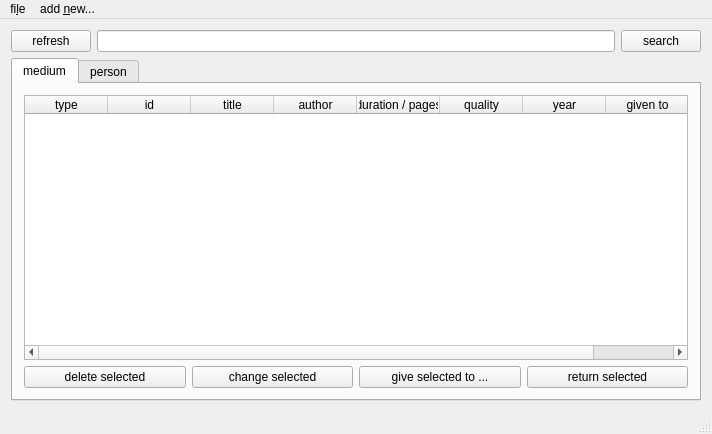
<?xml version="1.0" encoding="UTF-8"?>
<ui version="4.0">
 <class>MainWindow</class>
 <widget class="QMainWindow" name="MainWindow">
  <property name="geometry">
   <rect>
    <x>0</x>
    <y>0</y>
    <width>712</width>
    <height>434</height>
   </rect>
  </property>
  <property name="windowTitle">
   <string>MainWindow</string>
  </property>
  <widget class="QWidget" name="centralWidget">
   <layout class="QVBoxLayout" name="verticalLayout_6">
    <item>
     <layout class="QHBoxLayout" name="horizontalLayout">
      <item>
       <widget class="QPushButton" name="refreshButton">
        <property name="text">
         <string>refresh</string>
        </property>
       </widget>
      </item>
      <item>
       <widget class="QLineEdit" name="SearchLineEdit">
        <property name="maxLength">
         <number>50</number>
        </property>
       </widget>
      </item>
      <item>
       <widget class="QPushButton" name="searchButton">
        <property name="text">
         <string>search</string>
        </property>
       </widget>
      </item>
     </layout>
    </item>
    <item>
     <widget class="QTabWidget" name="tabWidget">
      <property name="currentIndex">
       <number>0</number>
      </property>
      <widget class="QWidget" name="mediumTab">
       <attribute name="title">
        <string>medium</string>
       </attribute>
       <layout class="QVBoxLayout" name="verticalLayout_2">
        <item>
         <layout class="QVBoxLayout" name="verticalLayout">
          <item>
           <widget class="QTableWidget" name="mediumTable">
            <property name="editTriggers">
             <set>QAbstractItemView::NoEditTriggers</set>
            </property>
            <attribute name="horizontalHeaderDefaultSectionSize">
             <number>83</number>
            </attribute>
            <column>
             <property name="text">
              <string>type</string>
             </property>
            </column>
            <column>
             <property name="text">
              <string>id</string>
             </property>
            </column>
            <column>
             <property name="text">
              <string>title</string>
             </property>
            </column>
            <column>
             <property name="text">
              <string>author</string>
             </property>
            </column>
            <column>
             <property name="text">
              <string>duration / pages</string>
             </property>
            </column>
            <column>
             <property name="text">
              <string>quality</string>
             </property>
            </column>
            <column>
             <property name="text">
              <string>year</string>
             </property>
            </column>
            <column>
             <property name="text">
              <string>given to</string>
             </property>
            </column>
           </widget>
          </item>
          <item>
           <layout class="QHBoxLayout" name="horizontalLayout_2">
            <item>
             <widget class="QPushButton" name="deleteMediumButton">
              <property name="text">
               <string>delete selected</string>
              </property>
             </widget>
            </item>
            <item>
             <widget class="QPushButton" name="saveMediumButton">
              <property name="text">
               <string>change selected</string>
              </property>
             </widget>
            </item>
            <item>
             <widget class="QPushButton" name="giveButton">
              <property name="text">
               <string>give selected to ...</string>
              </property>
             </widget>
            </item>
            <item>
             <widget class="QPushButton" name="returnButton">
              <property name="text">
               <string>return selected</string>
              </property>
             </widget>
            </item>
           </layout>
          </item>
         </layout>
        </item>
       </layout>
      </widget>
      <widget class="QWidget" name="personTab">
       <attribute name="title">
        <string>person</string>
       </attribute>
       <layout class="QVBoxLayout" name="verticalLayout_4">
        <item>
         <layout class="QVBoxLayout" name="verticalLayout_3">
          <item>
           <widget class="QTableWidget" name="personTable">
            <property name="editTriggers">
             <set>QAbstractItemView::NoEditTriggers</set>
            </property>
            <property name="rowCount">
             <number>0</number>
            </property>
            <attribute name="horizontalHeaderDefaultSectionSize">
             <number>100</number>
            </attribute>
            <column>
             <property name="text">
              <string>id</string>
             </property>
            </column>
            <column>
             <property name="text">
              <string>name</string>
             </property>
            </column>
            <column>
             <property name="text">
              <string>birthday</string>
             </property>
            </column>
            <column>
             <property name="text">
              <string>medium</string>
             </property>
            </column>
           </widget>
          </item>
          <item>
           <layout class="QHBoxLayout" name="personButtonsLayout">
            <item>
             <widget class="QPushButton" name="deletePersonButton">
              <property name="text">
               <string>delete selected</string>
              </property>
             </widget>
            </item>
            <item>
             <widget class="QPushButton" name="savePersonButton">
              <property name="text">
               <string>change selected</string>
              </property>
             </widget>
            </item>
           </layout>
          </item>
         </layout>
        </item>
       </layout>
      </widget>
     </widget>
    </item>
   </layout>
  </widget>
  <widget class="QMenuBar" name="menuBar">
   <property name="geometry">
    <rect>
     <x>0</x>
     <y>0</y>
     <width>712</width>
     <height>30</height>
    </rect>
   </property>
   <widget class="QMenu" name="menuFile">
    <property name="title">
     <string>fi&amp;le</string>
    </property>
    <addaction name="actionRead_from"/>
    <addaction name="actionWrite_to"/>
   </widget>
   <widget class="QMenu" name="menunew">
    <property name="title">
     <string>add &amp;new...</string>
    </property>
    <addaction name="actionPerson"/>
    <addaction name="separator"/>
    <addaction name="actionMedium"/>
   </widget>
   <addaction name="menuFile"/>
   <addaction name="menunew"/>
  </widget>
  <widget class="QStatusBar" name="statusBar"/>
  <action name="actionRead_from">
   <property name="text">
    <string>&amp;Read from</string>
   </property>
  </action>
  <action name="actionWrite_to">
   <property name="text">
    <string>&amp;Write to</string>
   </property>
  </action>
  <action name="actionPerson">
   <property name="text">
    <string>&amp;Person</string>
   </property>
  </action>
  <action name="actionMedium">
   <property name="text">
    <string>&amp;Medium</string>
   </property>
  </action>
 </widget>
 <layoutdefault spacing="6" margin="11"/>
 <resources/>
 <connections/>
</ui>
